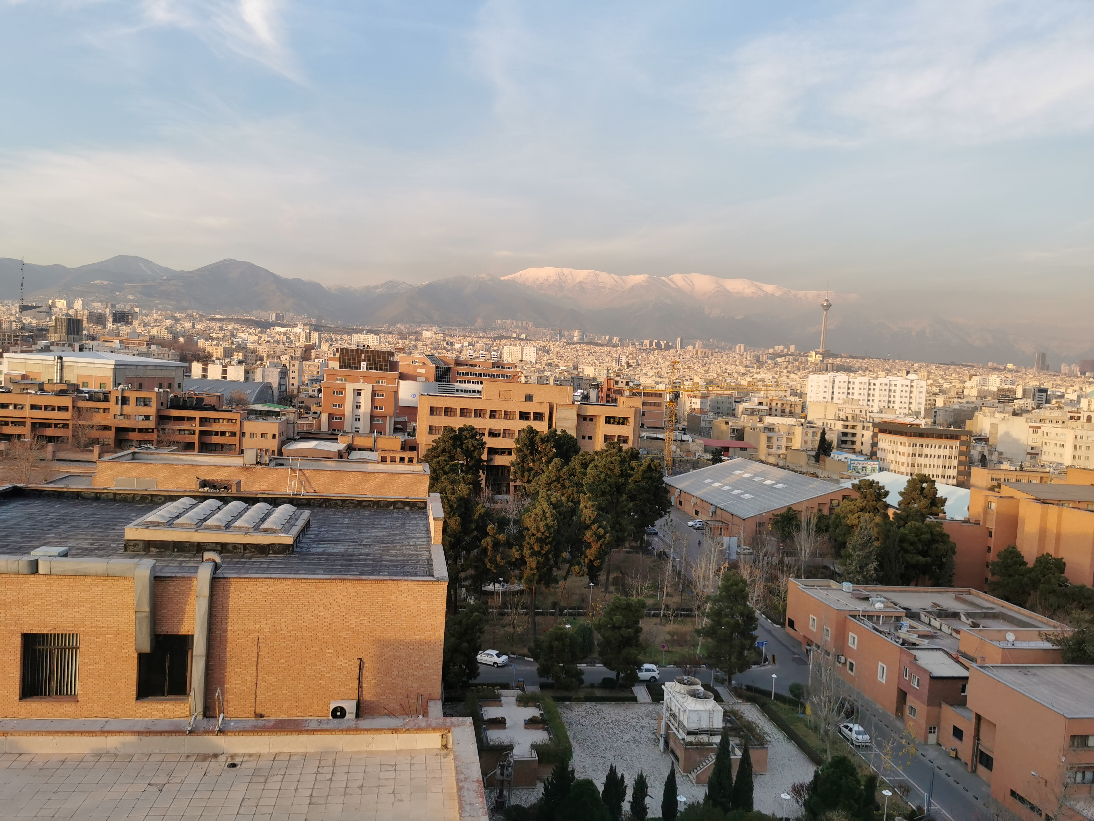
#> input picture 2.png, 1094 x 821 px
$ jupyter execute codeExplain.ipynb
#> lines starting #> are read from the running program, lines starting #| are printed output that depends on the picture
# Panorama

### SIFT
First we load 2 images and they we use built-in OpenCV SIFT implementation to detect our feature points.
Then we use `BFMatcher` to match points. I used KNN matcher in this project. And then we filter them to have better matching. Finally we use `drawMatches` function to draw matches and save result in `2_matches.png`

[cell 1]
import cv2
import numpy as np

# Load the two images
img1 = cv2.imread("2.png")
#> img1 is the input picture: shape (821, 1094, 3); mean B, G, R 131.6, 140.7, 151.1
img2 = cv2.imread("1.png")
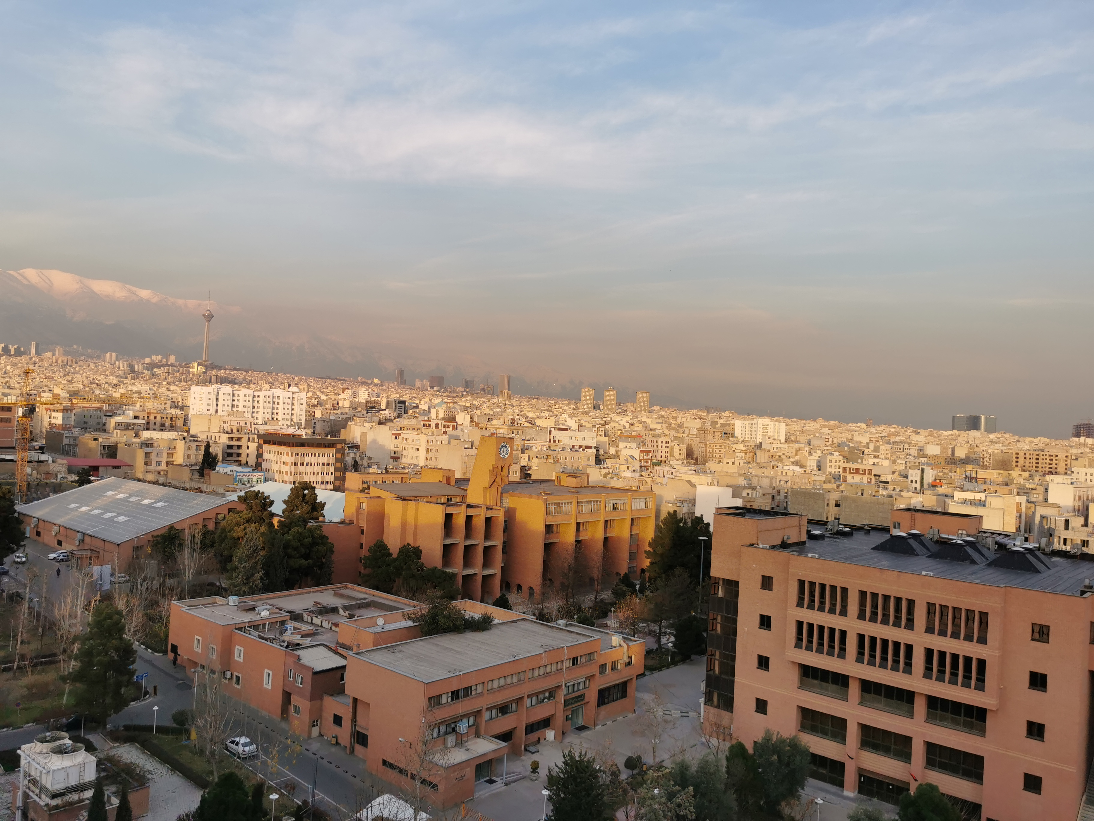
#> input picture 1.png, 1094 x 821 px
#> img2 is the input picture: shape (821, 1094, 3); mean B, G, R 127.1, 135.4, 146.5

# Initialize SIFT detector
sift = cv2.xfeatures2d.SIFT_create()

# Compute the keypoints and descriptors for both images
kp1, des1 = sift.detectAndCompute(img1,None)
#> kp1 = 4209 keypoints; strongest (x, y, size): (338, 713, 1.9), (481, 383, 2.1), (402, 459, 3.5), (760, 403, 2.9)
kp2, des2 = sift.detectAndCompute(img2,None)
#> kp2 = 3603 keypoints; strongest (x, y, size): (306, 491, 2.2), (1065, 540, 2.7), (912, 481, 1.9), (184, 438, 1.8)

# Use BFMatcher to find the best matches
bf = cv2.BFMatcher()
matches = bf.knnMatch(des1,des2, k=2)
#> matches = 4209 matches

# Filter the matches based on their distance
good = []
for m,n in matches:
    if m.distance < 0.7*n.distance:
        good.append(m)
#> after the loop, good = 538 matches

# Draw the matches using drawMatches function
img3 = cv2.drawMatches(img1,kp1,img2,kp2,good,None,flags=cv2.DrawMatchesFlags_NOT_DRAW_SINGLE_POINTS)
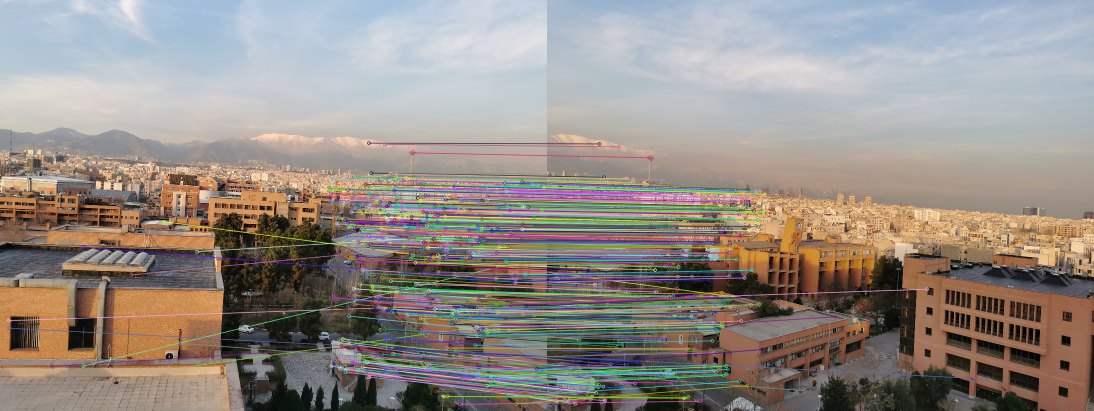
#> img3: shape (821, 2188, 3) (shown at 1/2 size); mean B, G, R 134.2, 140.8, 149

# save SIFT
cv2.imwrite("2_matches.png", img3)
#> Out = True

### Homography and RANSAC

I implemented the RANSAC algorithm to find the best inliers to have a better Homography matrix. At each iteration we run thr RANSAC algorithm to randomly select points(there are maximum `num_iterations` iterations). Then at each iteration regarding the randomly selected pair points (`random_src_pts` and `random_dst_pts`) we find the homography matrix based on these points using `findHomography` function. Then as we now have our homography matrix ready, we find all destination points based on source points(`src_pts`), we call it `dst_pts_transformed`. Now we have new destination points and we had our original destination points, so we find the difference between the points and if we only select pair of points which have the difference from the original points if they are less than a threshold. At last we save this inliers if the length of our last set of inliers is less than our new founded one, otherwise we relize that these selection of points are not good matches becasue they could not desribe all match points so we delete them and run the algorithm again on the remaining set. Below is the function implemented. It receives `src_pts, dst_pts, num_iterations, threshold` and give us the `best_homography` and `best_inliers` data.

[cell 2]
def RANSAC(src_pts, dst_pts, num_iterations, threshold):
    best_homography = None
    best_inliers = []
    for i in range(num_iterations):
        # Randomly select 4 pairs of matched points
        random_indices = np.random.randint(0, len(src_pts), 8)
        random_src_pts = src_pts[random_indices]
        random_dst_pts = dst_pts[random_indices]

        # Estimate the homography matrix using the random points
        homography_matrix, _ = cv2.findHomography(random_src_pts, random_dst_pts)


        # Calculate the distances between the transformed source points and the destination points
        dst_pts_transformed = cv2.perspectiveTransform(src_pts, homography_matrix)
        difference = dst_pts - dst_pts_transformed

        distances = np.linalg.norm(difference, axis=1)

        # Select the inliers based on the threshold
        inliers = np.where(distances < threshold)[0]
        # print(inliers)
        # Update the best homography and inliers if the current set is better
        if len(inliers) > len(best_inliers):
            best_homography = homography_matrix
            best_inliers = inliers
        else:
            np.delete(src_pts, random_indices)
            np.delete(dst_pts, random_indices)

    return best_homography, best_inliers

At this point we call RANSAC with given src and dst points and after receivign homography matrix and set of inliers, we save the image for both inliers and outliers sets
- inliers
<br>

- outliers
<br>

[cell 3]
# Convert the matched keypoints to coordinates
src_pts = np.float32([kp1[m.queryIdx].pt for m in good]).reshape(-1, 1, 2)
#> src_pts = 538 rows, first 8: [17.32, 640.9], [18.48, 655.9], [103.9, 732.2], [165.2, 493.3], [166.1, 731.7], [262.3, 549.4], [327.8, 443], [359.7, 685.9]
dst_pts = np.float32([kp2[m.trainIdx].pt for m in good]).reshape(-1, 1, 2)
#> dst_pts = 538 rows, first 8: [760, 578], [882.4, 758], [577, 633.1], [293.4, 591.2], [279.9, 443.2], [279.9, 443.2], [384.2, 594.5], [514.6, 781]

# Homography and RANSAC
homography_matrix, inliers = RANSAC(src_pts, dst_pts, 100, 2500)
#> the loop in RANSAC, `for i in range(num_iterations):` made 100 passes
#> random_indices on passes 1 to 12: [192, 359, 9, 277, 70, 472, 396, 314], [486, 87, 174, 537, 72, 115, 431, 448], [99, 177, 147, 423, 288, 265, 244, 151], [510, 459, 183, 28, 128, 128, 53, 488], [273, 335, 388, 42, 442, 257, 321, 57], [291, 119, 430, 82, 91, 398, 84, 203], [324, 47, 131, 180, 143, 227, 373, 305], [169, 448, 95, 197, 256, 292, 387, 368], [201, 383, 512, 370, 383, 23, 130, 377], [98, 123, 148, 209, 411, 41, 58, 36], [86, 43, 11, 307, 80, 32, 182, 128], [275, 174, 371, 184, 444, 488, 286, 280]
#> after the loop in RANSAC, `for i in range(num_iterations):`: best_inliers = 1076 values from 0 to 537
#> homography_matrix = [[1.65, -0.00346, -1053.5], [0.28, 1.38, -152], [0.000801, -0.000297, 1]]; inliers = 1076 values from 0 to 537

# save Inliers
inlier_matches = [good[i] for i in inliers]
#> inlier_matches = 1076 matches
img_inliers = cv2.drawMatches(img1, kp1, img2, kp2, inlier_matches, None, flags = cv2.DrawMatchesFlags_NOT_DRAW_SINGLE_POINTS, matchColor = (0,255,0))
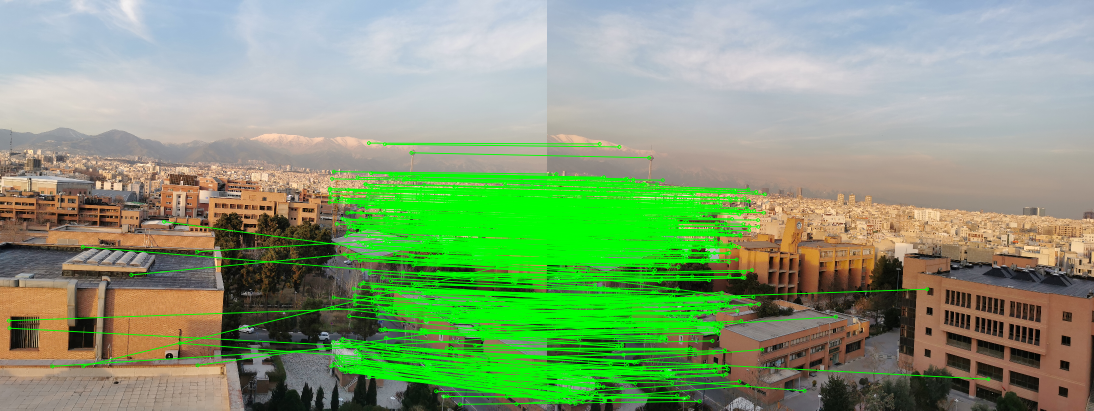
#> img_inliers: shape (821, 2188, 3) (shown at 1/2 size); mean B, G, R 117.7, 157.8, 132.2
cv2.imwrite("2_inliers.png", img_inliers)

# save Outliers
outlier_matches = [good[i] for i in range(len(good)) if i not in inliers]
#> outlier_matches = []
img_outliers = cv2.drawMatches(img1, kp1, img2, kp2, outlier_matches, None, flags = cv2.DrawMatchesFlags_NOT_DRAW_SINGLE_POINTS, matchColor = (255,0,0))
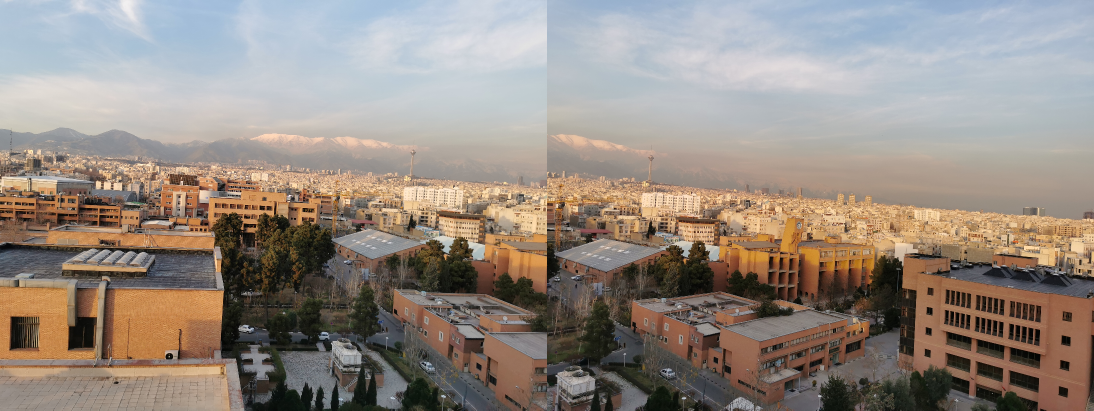
#> img_outliers: shape (821, 2188, 3) (shown at 1/2 size); mean B, G, R 129.4, 138, 148.8
cv2.imwrite("2_outliers.png", img_outliers)
#> Out = True

### Creating Panorama image
Now we use `wrapPerspective` function for defining combination of two images with respect to homography matrix.
Now we copy the results to the final destination image and save it.

[cell 4]
dst = cv2.warpPerspective(img1, homography_matrix, (img1.shape[1]*2 + img2.shape[1], img1.shape[0]*2), flags=cv2.INTER_CUBIC)
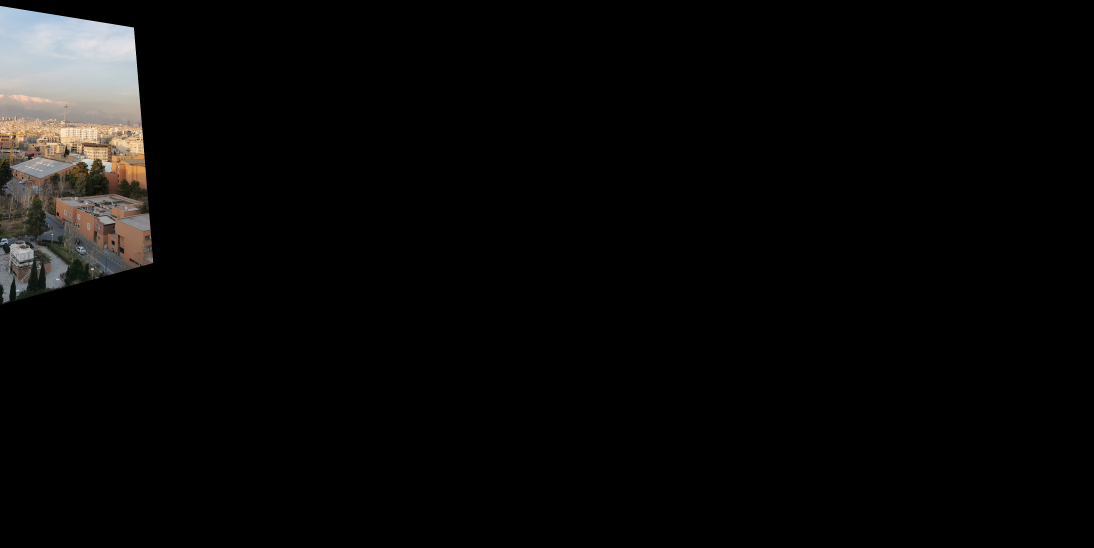
#> dst: shape (1642, 3282, 3) (shown at 1/3 size); mean B, G, R 8.2, 8.6, 9.1

dst[0:img2.shape[0], 0:img2.shape[1]] = img2
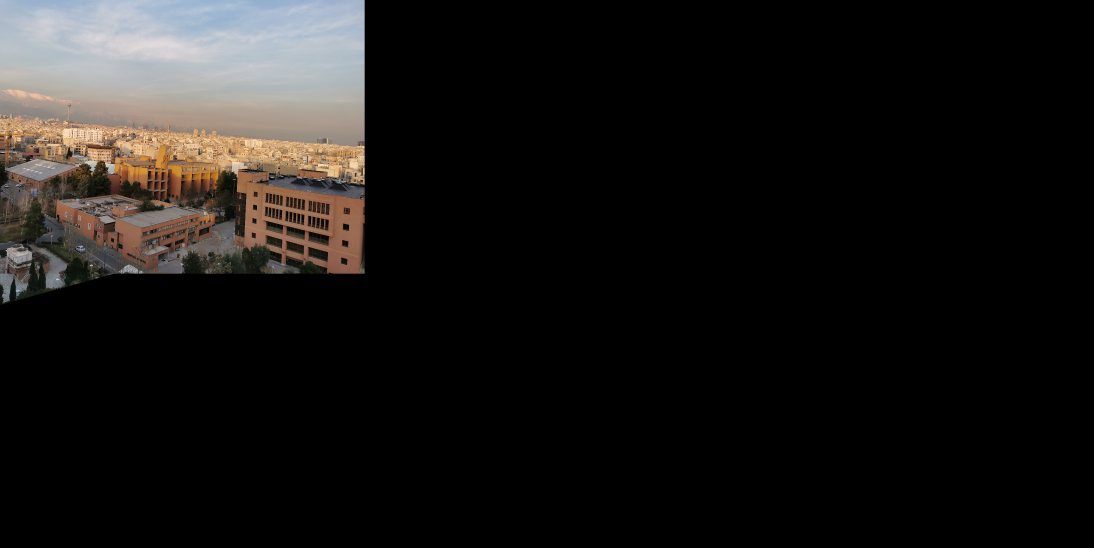
#> dst: shape (1642, 3282, 3) (shown at 1/3 size); mean B, G, R 21.4, 22.8, 24.6
# Save the result
cv2.imwrite("panorama.png", dst)
#> Out = True
